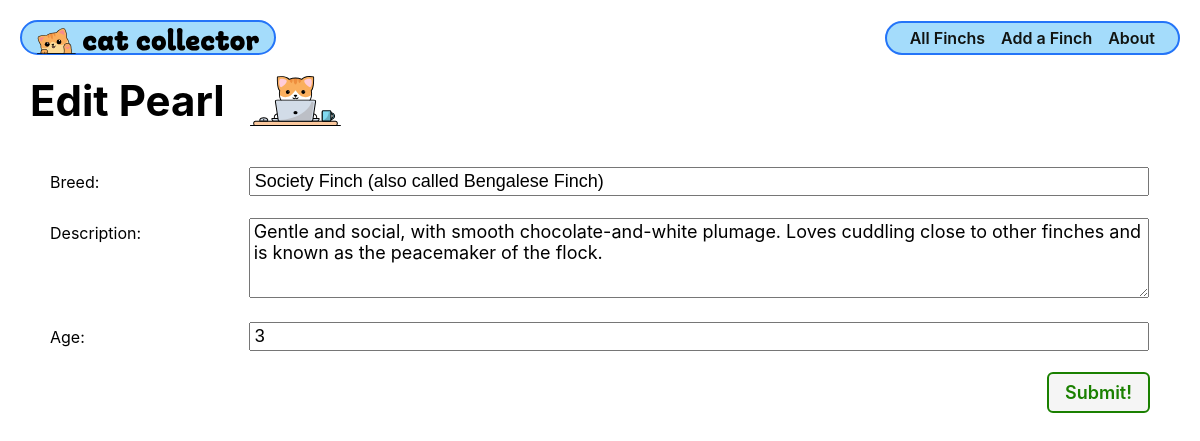
Screenshot of /finchs/2/update/ with the database file from the repository.
### main_app/models.py (models this page shows, shortened)
class Finch(models.Model):
    name = models.CharField(max_length=100)
    breed = models.CharField(max_length=100)
    description = models.TextField(max_length=250)
    age = models.IntegerField()

### main_app/views.py (the view)
# urls.py: path('finchs/<int:pk>/update/', views.FinchUpdate.as_view(), name='finch-update'),
class FinchUpdate(UpdateView):
    model = Finch
    fields = ['breed', 'description', 'age']

### main_app/templates/main_app/finch_form.html (shortened to what this page needs)
{% extends 'base.html' %}
{% load static %}
{% block head %}
<link rel="stylesheet" href="{% static 'css/form.css' %}" />
{% endblock %}
{% block content %}
<div class="page-header">
  {% if finch %}
    <h1>Edit {{ finch.name }}</h1>
  {% else %}
    <h1>Add a Finch</h1>
  {% endif %}
  <img src="{% static 'images/nerd-cat.svg' %}" alt="A cat using a computer" />
</div>
<form action="" method="post" class="form-container">
  <table>
    {{ form.as_table }}
  </table>
  <button type="submit" class="btn submit">Submit!</button>
</form>
{% endblock %}

### main_app/static/css/base.css (style rules this page uses)
html { box-sizing: border-box; }
*, *::before, *::after { box-sizing: inherit; }
:root { font-size: 62.5%; }
body { margin: 0; display: flex; flex-direction: column; align-items: center; font-family: -apple-system, BlinkMacSystemFont, 'Segoe UI', 'Roboto', 'Oxygen', 'Ubuntu', 'Cantarell', 'Fira Sans', 'Droid Sans', 'Helvetica Neue', sans-serif; min-height: 100vh; --nav-bg: rgba(104, 197, 248, 0.7); --nav-bg-ff: rgba(104, 197, 248, 0.9); --borders: rgb(36, 116, 248) solid 2px; --text-color: rgb(17, 20, 17); --link-hover-color: rgb(16, 56, 158); --button-bg: rgb(245, 245, 245); --button-bg-hover: rgb(226, 226, 226); --submit: rgb(26, 128, 0); --warn: rgb(255, 102, 0); --danger: rgb(220, 20, 30); --secondary: rgb(57, 57, 57); --card-box-shadow: 5px 5px 6px -1px #aaa; --font-xtreme: 4.2rem; --font-xxl: 3.6rem; --font-xl: 2.4rem; --font-l: 1.8rem; --font-reg: 1.6rem; --card-border-radius: 6px; }
.page-header { display: flex; align-items: center; margin: 20px; }
.btn { font-size: var(--font-l); padding: 8px 16px; border-radius: 6px; border-width: 2px; border-style: solid; text-decoration: none; background-color: var(--button-bg); font-weight: 600; cursor: pointer; font-family: inherit; margin-right: 10px; }
.submit { color: var(--submit); border-color: var(--submit); }
.page-header h1 { font-size: var(--font-xxl); margin: 0; }
.page-header img { height: 40px; margin-left: 15px; }
.page-header img:first-of-type { margin-left: 20px; }
@media only screen and (min-width: 768px) { .page-header h1 { font-size: var(--font-xtreme); } }
@media only screen and (min-width: 768px) { .page-header img { height: 50px; margin-left: 20px; } }
@media only screen and (min-width: 768px) { .page-header img:first-of-type { margin-left: 25px; } }

### main_app/static/css/form.css (style rules this page uses)
.form-container { display: flex; flex-direction: column; width: 100%; }
table { padding: 0 40px; width: 100%; border-spacing: 0 20px; }
th { text-align: left; padding: 6px 20px 0 0; font-weight: normal; vertical-align: top; font-size: var(--font-reg); }
td { max-width: 60%; }
td > * { width: 100%; padding: 2px 4px; font-size: var(--font-l); }
td > textarea { height: calc(4 * var(--font-l) + 8px); font-family: inherit; }
.btn { align-self: flex-end; margin-right: 40px; }

### rows the page displays
Finch: name "Pearl", breed "Society Finch (also called Bengalese Finch)", description "Gentle and social, with smooth chocolate-and-white plumage. Loves cuddling close to other finches and is known as the peacemaker of the flock.", age "3"
